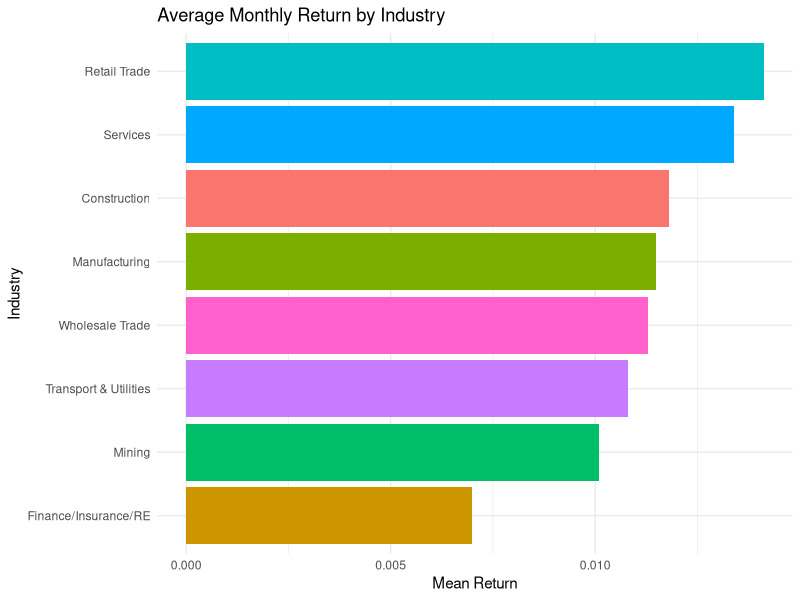
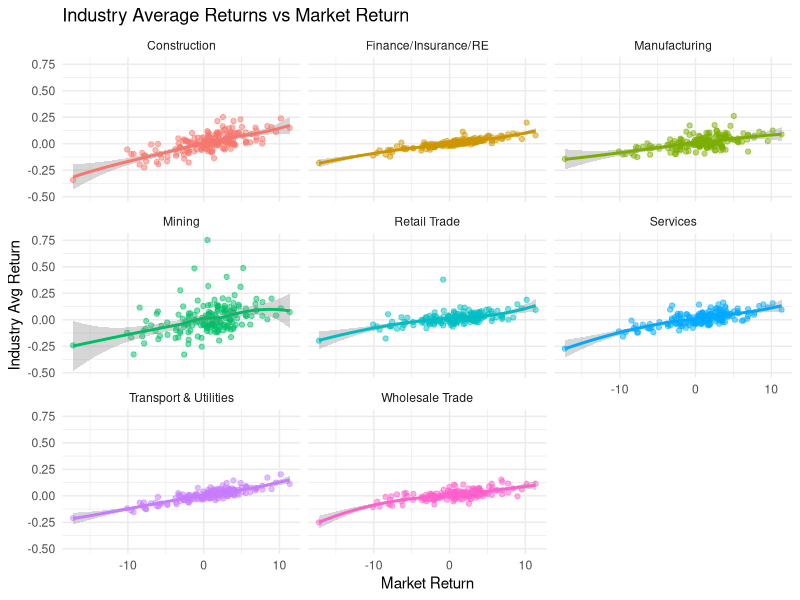
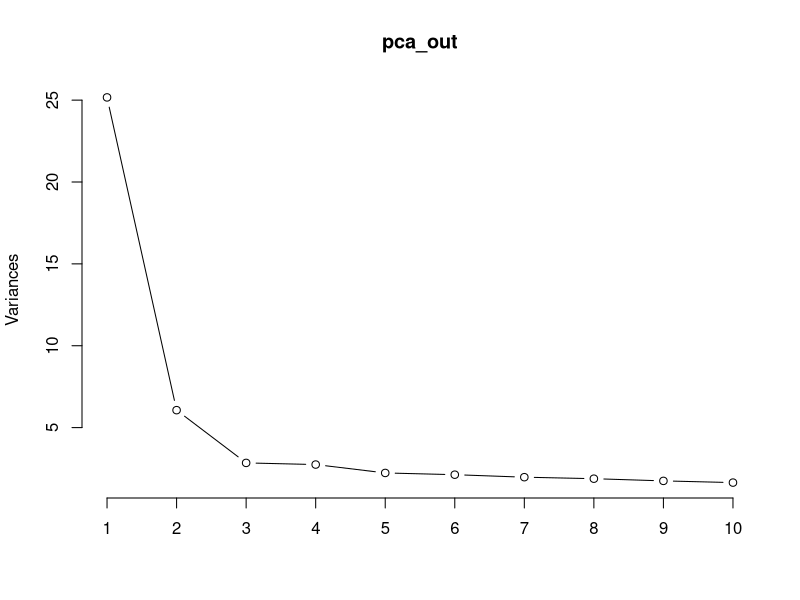
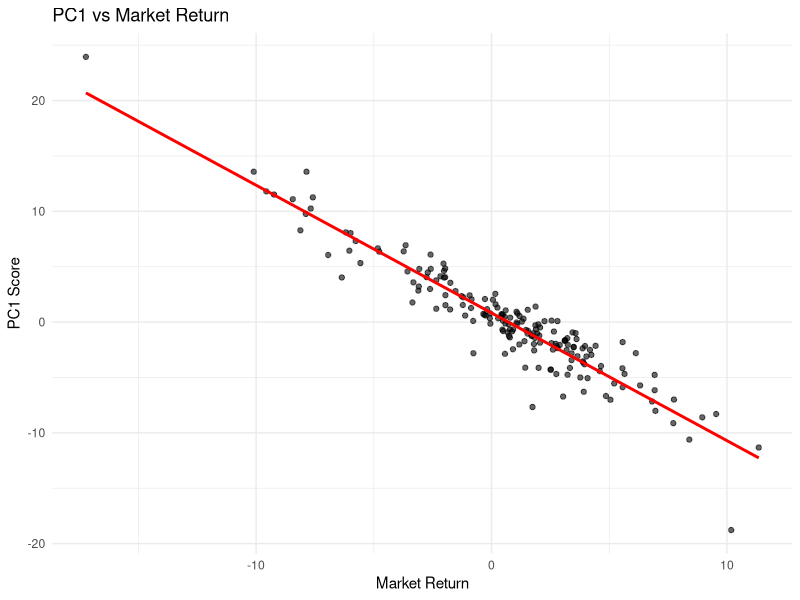

Recreate these plots in R, in order.
## ---- chunk 1
library(tidyverse)
library(zoo)
## ---- chunk 2
market_df <- read.csv(here::here("data/Market.csv"))
sample_df <- read.csv(here::here("data/SampleK.csv"))
## ---- chunk 3
colSums(is.na(sample_df))

range(sample_df$Date)

tibble(stock = names(sample_df)[-1]) %>%
  mutate(industry = substr(stock,1,1)) %>%
  count(industry)
## ---- chunk 4
sample_df <- sample_df %>%
  mutate(Date = as.yearmon(str_remove(Date, "Y"), format = "%Y M%m"))

market_df <- market_df %>%
  mutate(Date = as.yearmon(str_remove(Date, "Y"), format = "%Y M%m"))
  
## ---- chunk 5
stocks_long <- sample_df %>%
  pivot_longer(-Date, names_to = "stock", values_to = "ret") %>%
  mutate(industry = substr(stock,1,1),
         industry_name = recode(industry,
           B = "Mining",
           C = "Construction",
           D = "Manufacturing",
           E = "Transport & Utilities",
           F = "Wholesale Trade",
           G = "Retail Trade",
           H = "Finance/Insurance/RE",
           I = "Services"
         ))

industry_summary <- stocks_long %>%
  group_by(industry_name) %>%
  summarise(
    mean_return = mean(ret, na.rm = TRUE),
    sd_return   = sd(ret, na.rm = TRUE),
    .groups = "drop"
  )

ggplot(industry_summary, aes(x = reorder(industry_name, mean_return),
                             y = mean_return, fill = industry_name)) +
  geom_col() +
  coord_flip() +  
  labs(title = "Average Monthly Return by Industry",
       x = "Industry", y = "Mean Return") +
  theme_minimal() +
  theme(legend.position = "none")

sampleXmarket <- stocks_long %>%
  left_join(market_df, by = "Date")

industry_ts <- sampleXmarket %>%
  group_by(Date, industry_name) %>%
  summarise(
    avg_ret = mean(ret, na.rm = TRUE),
    MarketReturn = first(MarketReturn),  
    .groups = "drop"
  )

ggplot(industry_ts, aes(x = MarketReturn, y = avg_ret, color = industry_name)) +
  geom_point(alpha = 0.5) +
  geom_smooth() +
  facet_wrap(~ industry_name, scales = "fixed") +
  labs(
    title = "Industry Average Returns vs Market Return",
    x = "Market Return",
    y = "Industry Avg Return"
  ) +
  theme_minimal() +
  theme(legend.position = "none")
## ---- chunk 6
pca_out <- prcomp(sample_df[,-1], scale. = TRUE)
plot(pca_out, type = "line")

summary(pca_out)
## ---- chunk 7
pc_scores <- as.data.frame(pca_out$x)   
pc1_scores <- pc_scores$PC1

pca_vs_market <- tibble(
  Date = sample_df$Date,  
  PC1 = pc1_scores) %>%
  left_join(market_df, by = "Date")

cor(pca_vs_market$PC1, pca_vs_market$MarketReturn, use = "pairwise.complete.obs")


ggplot(pca_vs_market, aes(x = MarketReturn, y = PC1)) +
  geom_point(alpha = 0.6) +
  geom_smooth(method = "lm", se = FALSE, color = "red") +
  labs(
    title = "PC1 vs Market Return",
    x = "Market Return",
    y = "PC1 Score"
  ) +
  theme_minimal()



## ---- chunk 8
fact_out <- factanal(sample_df[,-1], factors = 2, rotation = "varimax") 

loadings_df <- as.data.frame(unclass(fact_out$loadings))
loadings_df$stock <- rownames(loadings_df)
loadings_df$industry <- substr(loadings_df$stock, 1, 1)

industry_factor <- loadings_df %>%
  group_by(industry) %>%
  summarise(
    mean_F1 = mean(Factor1, na.rm = TRUE),
    mean_F2 = mean(Factor2, na.rm = TRUE))


## ---- chunk 9
fact_out_2 <- factanal(sample_df[,-1], factors = 3, rotation = "varimax") 

loadings_df2 <- as.data.frame(unclass(fact_out_2$loadings))
loadings_df2$stock <- rownames(loadings_df2)
loadings_df2$industry <- substr(loadings_df2$stock, 1, 1)

industry_factor2 <- loadings_df2 %>%
  group_by(industry) %>%
  summarise(
    mean_F1 = mean(Factor1, na.rm = TRUE),
    mean_F2 = mean(Factor2, na.rm = TRUE),
    mean_F3 = mean(Factor3, na.rm = TRUE))
